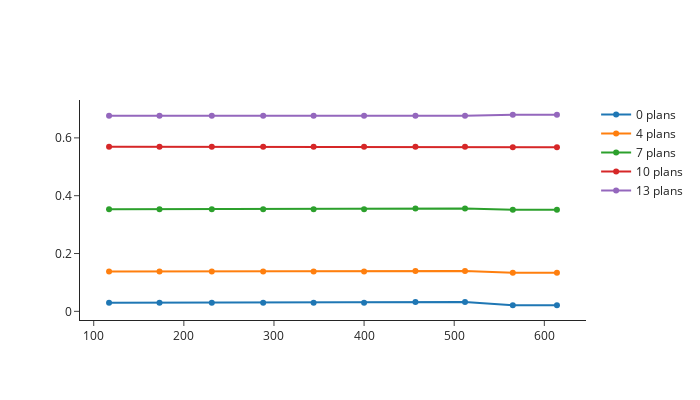
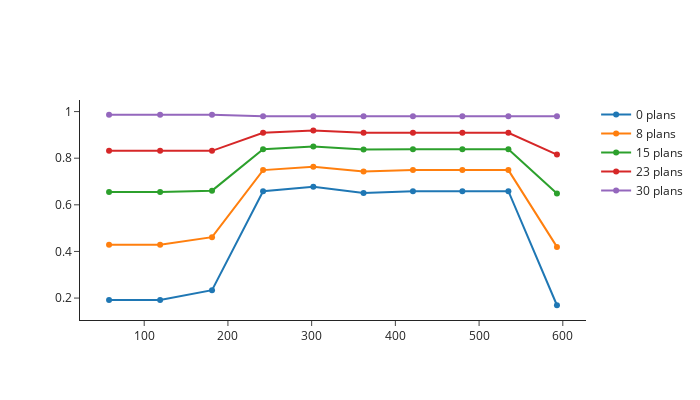

Notebook source saved alongside these figures, in order:
### Code cell
pio.templates.default = "simple_white"

for task in tasks:
    plots_df = results_df[results_df['task'] == task]
    plots_df = plots_df[['final_score', 'eps', 'num_specific_plans']]
    plots_df = plots_df.groupby(['eps', 'num_specific_plans']).agg(mean_score = ('final_score', 'mean'), max_score=('final_score', 'max'), min_score=('final_score', 'min'), stddev_score=('final_score', 'std')).reset_index()
    all_scaters = []
    for group, group_df in plots_df.groupby("num_specific_plans"):
        all_scaters.append(go.Scatter(name=f"{group} plans",
            x=group_df['eps'],
            y=group_df['mean_score'],
        ))

    fig = go.Figure(data=all_scaters)
    fig.update_layout(width=700,height=400)
    # TODO: verificar qtd de planos em 0%
    fig.show()

### Figure 1 — Plotly figure (JSON) as saved in the notebook; plotly's stock layout.template omitted (floating-point values rounded to 4 significant figures)
{"data": [{"name": "0 plans", "x": [117, 173, 231, 288, 344, 400, 457, 512, 565, 614], "y": [0.03, 0.03, 0.03, 0.03, 0.03, 0.03, 0.03222, 0.03222, 0.02111, 0.02111], "type": "scatter"}, {"name": "4 plans", "x": [117, 173, 231, 288, 344, 400, 457, 512, 565, 614], "y": [0.1378, 0.1378, 0.1378, 0.1378, 0.1378, 0.1378, 0.14, 0.14, 0.1333, 0.1333], "type": "scatter"}, {"name": "7 plans", "x": [117, 173, 231, 288, 344, 400, 457, 512, 565, 614], "y": [0.3533, 0.3533, 0.3533, 0.3533, 0.3533, 0.3533, 0.3556, 0.3556, 0.3511, 0.3511], "type": "scatter"}, {"name": "10 plans", "x": [117, 173, 231, 288, 344, 400, 457, 512, 565, 614], "y": [0.5689, 0.5689, 0.5689, 0.5689, 0.5689, 0.5689, 0.5689, 0.5689, 0.5678, 0.5678], "type": "scatter"}, {"name": "13 plans", "x": [117, 173, 231, 288, 344, 400, 457, 512, 565, 614], "y": [0.6767, 0.6767, 0.6767, 0.6767, 0.6767, 0.6767, 0.6767, 0.6767, 0.68, 0.68], "type": "scatter"}], "layout": {"width": 700, "height": 400}}

### Figure 2 — Plotly figure (JSON) as saved in the notebook; plotly's stock layout.template omitted (floating-point values rounded to 4 significant figures)
{"data": [{"name": "0 plans", "x": [58, 119, 181, 242, 302, 362, 421, 480, 535, 593], "y": [0.1919, 0.1919, 0.234, 0.6585, 0.6775, 0.6507, 0.6585, 0.6585, 0.6585, 0.1692], "type": "scatter"}, {"name": "8 plans", "x": [58, 119, 181, 242, 302, 362, 421, 480, 535, 593], "y": [0.4291, 0.4291, 0.4613, 0.7489, 0.7631, 0.7435, 0.7489, 0.7489, 0.7489, 0.4196], "type": "scatter"}, {"name": "15 plans", "x": [58, 119, 181, 242, 302, 362, 421, 480, 535, 593], "y": [0.6553, 0.6553, 0.6608, 0.8384, 0.8501, 0.8372, 0.8384, 0.8384, 0.8384, 0.6491], "type": "scatter"}, {"name": "23 plans", "x": [58, 119, 181, 242, 302, 362, 421, 480, 535, 593], "y": [0.8315, 0.8315, 0.8315, 0.9088, 0.9184, 0.9088, 0.9088, 0.9088, 0.9088, 0.8155], "type": "scatter"}, {"name": "30 plans", "x": [58, 119, 181, 242, 302, 362, 421, 480, 535, 593], "y": [0.9864, 0.9864, 0.9864, 0.98, 0.98, 0.98, 0.98, 0.98, 0.98, 0.98], "type": "scatter"}], "layout": {"width": 700, "height": 400}}
